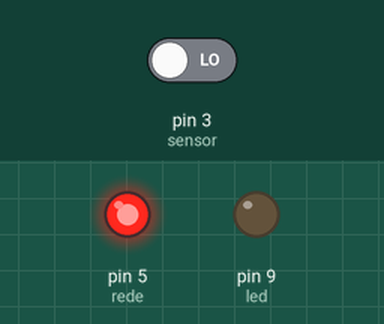
Simulated run of this sketch. Board: Arduino Uno, built with avr-gcc and run on an emulated ATmega328P. Parts: output pins drawn as LEDs (lit = HIGH). Inputs (shaded band) come from the test bench; at power-on: pin 3 (sensor) LOW.

Above: at 4.8 s.
4.9 s: pin 3 (sensor) driven HIGH
At 6.7 s:
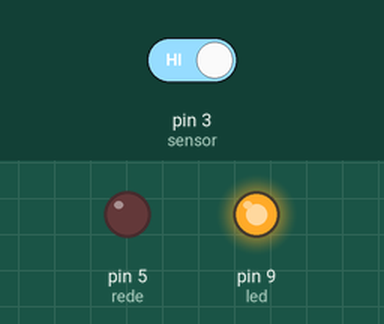
7.6 s: pin 3 (sensor) driven LOW
At 9.5 s:
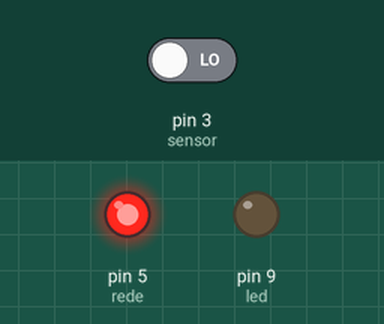
Timing chart, 0 to 11.0 s (numbered marks = the images above; inputs shaded):
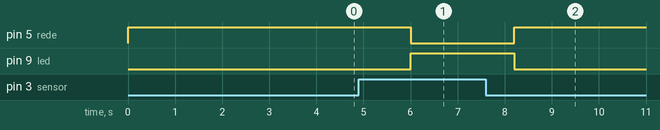

The sketch:

PIR_MiniPro.ino
```cpp
/*
    Arduino with PIR motion sensor
    For complete project details, visit: http://RandomNerdTutorials.com/pirsensor
    Modified by Rui Santos based on PIR sensor by Limor Fried
*/

int rede = 5;                // the pin that the LED is atteched to
int led = 9;
int sensor = 3;              // the pin that the sen
int val = 0;                 // variable to store the sensor status (value)

void setup() {
  pinMode(rede, OUTPUT);      // initalize LED as an output
  pinMode(led, OUTPUT);
  pinMode(sensor, INPUT);    // initialize sensor as an input
}

void loop(){

  val = digitalRead(sensor);   // read sensor value

  if (val == HIGH) {           // check if the sensor is HIGH
    digitalWrite(rede, LOW);   // turn LED ON
   digitalWrite(led, HIGH);
    delay(100);                // delay 100 milliseconds

  }
  else {
    digitalWrite(rede, HIGH); // turn LED OFF
    digitalWrite(led, LOW);
      delay(1000);             // delay 200 milliseconds

  }
    delay(1000);
}
```

Measured:
- after the input at 4.9 s, pin 5 (rede): HIGH → LOW after 1.1 s; pin 9 (led): LOW → HIGH after 1.1 s
- after the input at 7.6 s, pin 5 (rede): LOW → HIGH after 0.60 s; pin 9 (led): HIGH → LOW after 0.60 s
